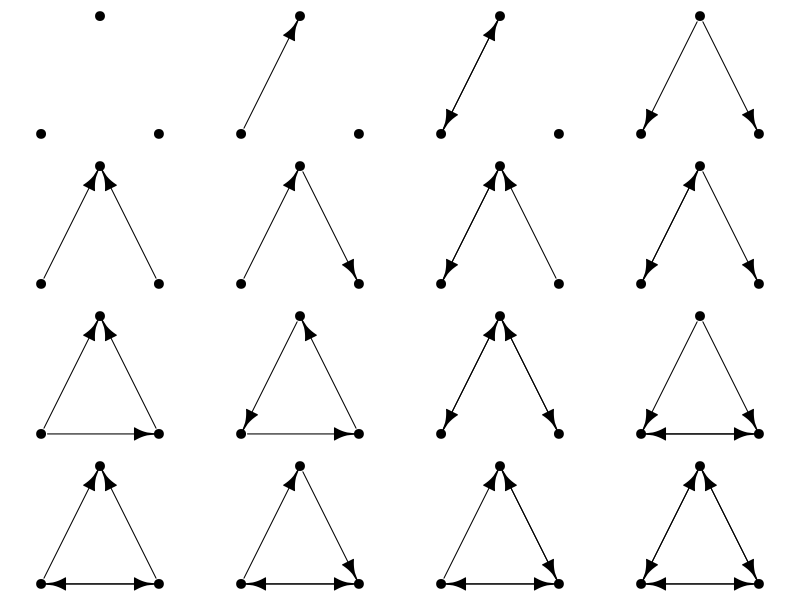
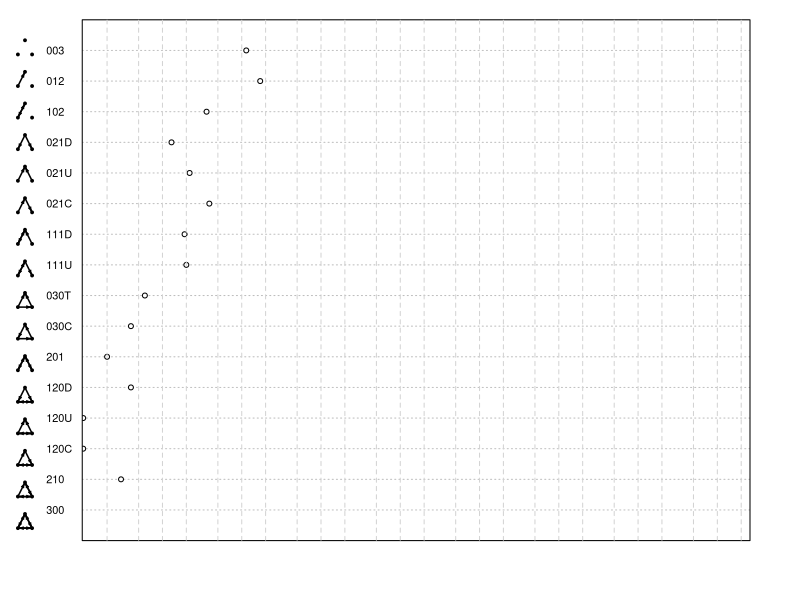

Source code (R) for these figures, in order:
############################################################################
# This script that generates nice triad census dotplots, where the actual 
# triad diagrams are plotted on the y-axis. 
# Some plotting parameters may need tweaking based on the size of your triad 
# census' statistics.
# (c) Momin M. Malik 2016
# v1.0, 11 August 2016
############################################################################

library(igraph)

# Replace sample_gnm with your graph object
g <- sample_gnm(15, 45, directed = TRUE)

census.triads <- rep(list(NA),16)
names(census.triads) <- c("003","012","102","021D","021U","021C","111D","111U","030T","030C","201","120D","120U","120C","210","300")
census.triads[["003"]]  <- graph.formula(1, 2, 3) # 1, 2, 3
census.triads[["012"]]  <- graph.formula(1-+2, 2--3, 1--3) # 1-+2, 3
census.triads[["102"]]  <- graph.formula(1++2, 2--3, 1--3) # 1++2, 3
census.triads[["021D"]] <- graph.formula(1+-2, 2-+3, 1--3) # 1+-2-+3
census.triads[["021U"]] <- graph.formula(1-+2, 2+-3, 1--3) # 1-+2+-3
census.triads[["021C"]] <- graph.formula(1-+2, 2-+3, 1--3) # 1-+2-+3
census.triads[["111D"]] <- graph.formula(1++2, 2+-3, 1--3) # 1++2+-3
census.triads[["111U"]] <- graph.formula(1++2, 2-+3, 1--3) # 1++2-+3
census.triads[["030T"]] <- graph.formula(1-+2, 2+-3, 1-+3) # 1-+2+-3, 1-+3
census.triads[["030C"]] <- graph.formula(1+-2, 2+-3, 1-+3) # 1+-2+-3, 1-+3
census.triads[["201"]]  <- graph.formula(1++2, 2++3, 1--3) # 1++2++3
census.triads[["120D"]] <- graph.formula(1+-2, 2-+3, 1++3) # 1+-2-+3, 1++3
census.triads[["120U"]] <- graph.formula(1-+2, 2+-3, 1++3) # 1-+2+-3, 1++3
census.triads[["120C"]] <- graph.formula(1-+2, 2-+3, 1++3) # 1-+2-+3, 1++3
census.triads[["210"]]  <- graph.formula(1-+2, 2++3, 1++3) # 1-+2++3, 1++3
census.triads[["300"]]  <- graph.formula(1++2, 2++3, 1++3) # 1++2++3, 1++3

layout <- t(matrix(c(c(-1/sqrt(3),0),c(0,1),c(1/sqrt(3),0)),nrow=2,ncol=3))

par(mfrow=c(4,4))
par(mar=c(.5,.5,.5,.5))
for (i in 1:length(census.triads)) {
  plot(census.triads[[i]],
       # main=names(census.triads)[i],
       vertex.color="black",
       vertex.label=NA,
       edge.arrow.width=1,
       edge.color="black",
       layout=layout,
       asp=1)
}
par(mfrow=c(1,1))
par(mar=c(5.1,4.1,4.1,2.1))

triad.census <- triad.census(g)
names(triad.census) <- names(census.triads)

# Uncomment out pdf() and dev.off() to output diagram

# pdf("triad.census.pdf",width=10,height=7.5)
w <- 15 # Additional width past the first column
h <- 19
rpad <- 1 # Subtracts from width on right side
layout(matrix(c(1:h,rep(h+1,h*(w-rpad)),rep(h+2,h*rpad)),nrow=h),
       widths=c(rep(1,h),w-rpad,rpad),
       heights=c(rep(1,h),h,h))
# par(mfrow=c(1,16))
par(mar=c(.5,.5,.5,.5))
plot.new()
for (i in 1:length(census.triads)) {
  plot(census.triads[[i]],
       # main=names(census.triads)[i],
       vertex.color="black",
       vertex.label=NA,
       vertex.size=40,
       edge.arrow.width=1,
       edge.arrow.size=.2,
       edge.color="black",
       edge.width=1.5,
       layout=layout,
       asp=1)
}
plot.new()
plot.new()
par(mar=c(4.5,0,1.5,0)) # bottom, left, top, right
dotchart(log10(rev(triad.census)),xlim=c(.3,log10(10^8.1)),xaxt='n')
orders <- 9
seq <- rep(c(1,2,5),orders)*rep(10^(0:(orders-1)),each=3)
abline(v=log10(seq[-1]),col="lightgray",lty=2)
plot.new()
# dev.off()
par(mar=c(5.1,4.1,4.1,2.1))
par(mfrow=c(1,1))
